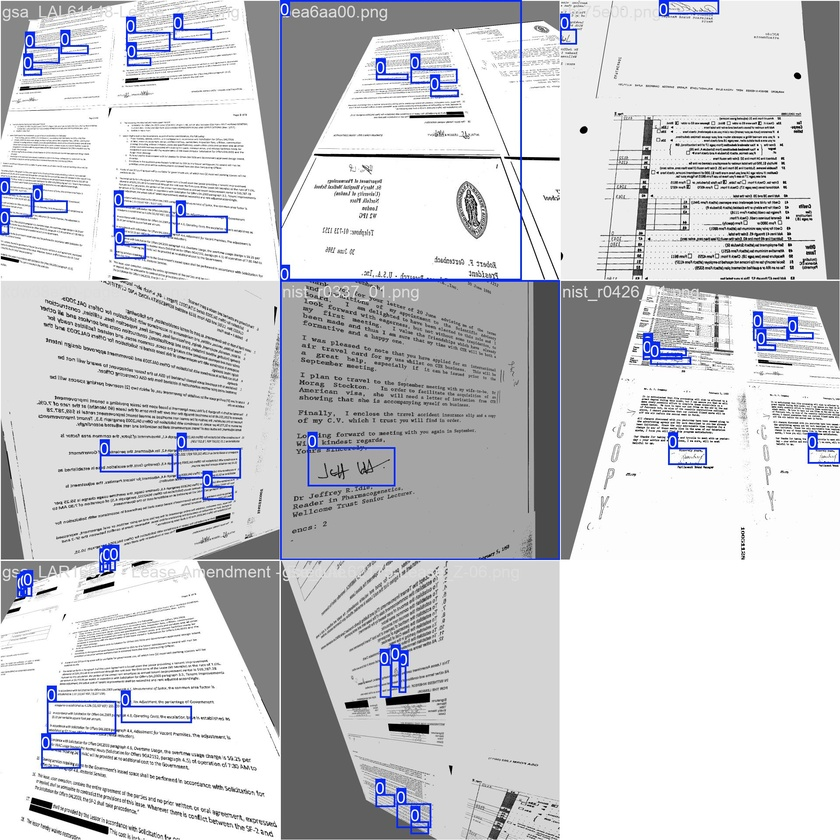
#> input picture runs/detect/train3/train_batch0.jpg, 840 x 840 px, shrunk from 1920 x 1920 before the run
$ python -i predict.py   (imports and definitions only)
#> lines starting #> are read from the running program, lines starting #| are printed output that depends on the picture; after the words box and inside, x2 and y2 are one past the last pixel; in counts of white or black regions, pixels touching at a corner belong together
from __future__ import annotations

import argparse
import base64
import io
import json
import os
from dataclasses import dataclass
from typing import Any, Dict, List, Tuple, Union

import numpy as np
import cv2
from PIL import Image
from ultralytics import YOLO


ImageInput = Union[str, bytes, Image.Image, np.ndarray]


@dataclass
class Detection:
    bbox_raw: List[float]
    bbox_padded: List[float]
    conf: float


# [52 lines left out: functions load_image, pad_bbox, not called in this run]


def clean_background(
    img: Image.Image,
    area_percentile: float = 50.0,
    color_clean: bool = False,
    hsv_clean: bool = False,
    hsv_h_min: int = 113,
    hsv_h_max: int = 156,
    hsv_s_min: int = 0,
    hsv_v_min: int = 7,
) -> Image.Image:
#> called with area_percentile = 50, color_clean = False, hsv_clean = False, hsv_h_min = 113, hsv_h_max = 156, hsv_s_min = 0, hsv_v_min = 7
    rgb = np.array(img)
    area_percentile = max(0.0, min(100.0, area_percentile))

    mask = None
    if hsv_clean:
        hsv = cv2.cvtColor(rgb, cv2.COLOR_RGB2HSV)
        h_min = max(0, min(179, int(hsv_h_min)))
        h_max = max(0, min(179, int(hsv_h_max)))
        s_min = max(0, min(255, int(hsv_s_min)))
        v_min = max(0, min(255, int(hsv_v_min)))
        if h_min <= h_max:
            lower = np.array([h_min, s_min, v_min], dtype=np.uint8)
            upper = np.array([h_max, 255, 255], dtype=np.uint8)
            mask = cv2.inRange(hsv, lower, upper).astype(np.uint8)
        else:
            lower1 = np.array([0, s_min, v_min], dtype=np.uint8)
            upper1 = np.array([h_max, 255, 255], dtype=np.uint8)
            lower2 = np.array([h_min, s_min, v_min], dtype=np.uint8)
            upper2 = np.array([179, 255, 255], dtype=np.uint8)
            mask1 = cv2.inRange(hsv, lower1, upper1).astype(np.uint8)
            mask2 = cv2.inRange(hsv, lower2, upper2).astype(np.uint8)
            mask = cv2.bitwise_or(mask1, mask2)

        h, w = rgb.shape[:2]
        min_pixels = max(10, int(0.001 * h * w))
        if np.count_nonzero(mask) < min_pixels:
            lower = np.array([0, s_min, v_min], dtype=np.uint8)
            upper = np.array([179, 255, 255], dtype=np.uint8)
            mask = cv2.inRange(hsv, lower, upper).astype(np.uint8)
    elif color_clean:
        lab = cv2.cvtColor(rgb, cv2.COLOR_RGB2LAB)
        data = lab.reshape((-1, 3)).astype(np.float32)
        criteria = (cv2.TERM_CRITERIA_EPS + cv2.TERM_CRITERIA_MAX_ITER, 40, 1.0)
        _, labels_k, centers = cv2.kmeans(data, 3, None, criteria, 5, cv2.KMEANS_PP_CENTERS)
        centers = centers.astype(np.float32)

        chroma = np.sqrt((centers[:, 1] - 128.0) ** 2 + (centers[:, 2] - 128.0) ** 2)
        if chroma.max() > 8.0:
            target = int(np.argmax(chroma))
            mask = (labels_k.reshape(lab.shape[:2]) == target).astype(np.uint8)

    if mask is None:
        gray = cv2.cvtColor(rgb, cv2.COLOR_RGB2GRAY)
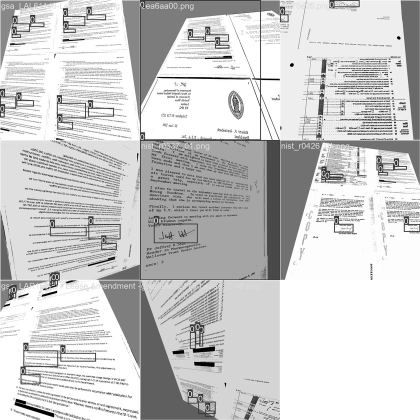
#> gray: shape (840, 840) (shown at 1/2 size); min 0, max 255, mean 204.1
        blur = cv2.GaussianBlur(gray, (3, 3), 0)
        _, bin_img = cv2.threshold(blur, 0, 255, cv2.THRESH_BINARY + cv2.THRESH_OTSU)
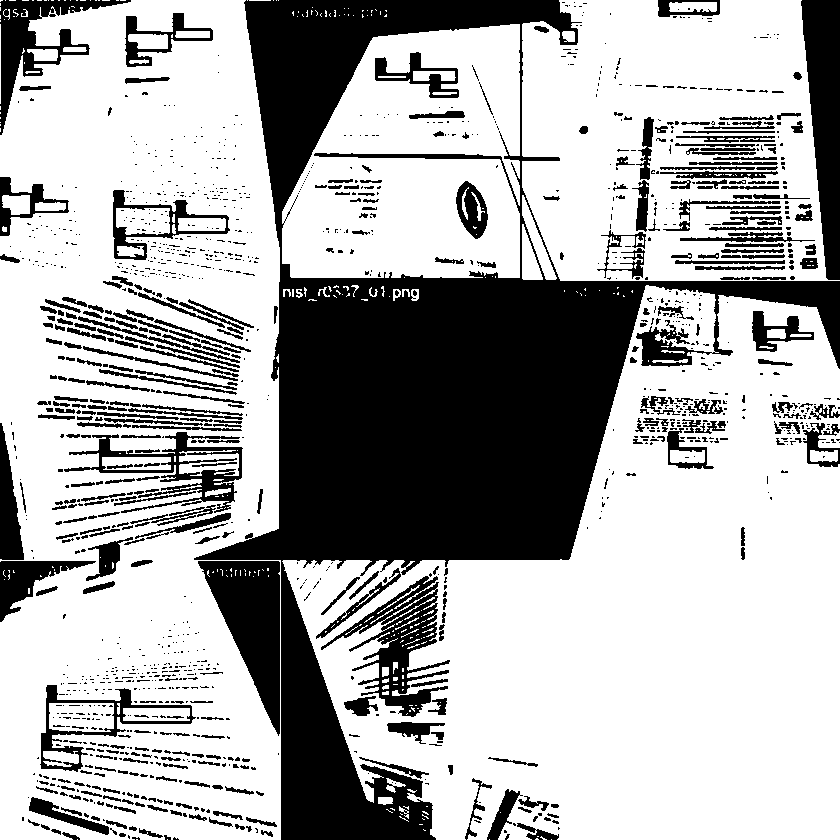
#> bin_img: shape (840, 840); 68.1% white; 1389 black regions (1005 under 20 px), largest, box (x1, y1, x2, y2) and area: (194, 0, 840, 840) 141392, (801, 0, 840, 280) 7342, (198, 561, 280, 736) 7278

        foreground = (bin_img == 0).astype(np.uint8)
        num_labels, labels, stats, _ = cv2.connectedComponentsWithStats(foreground, 8)
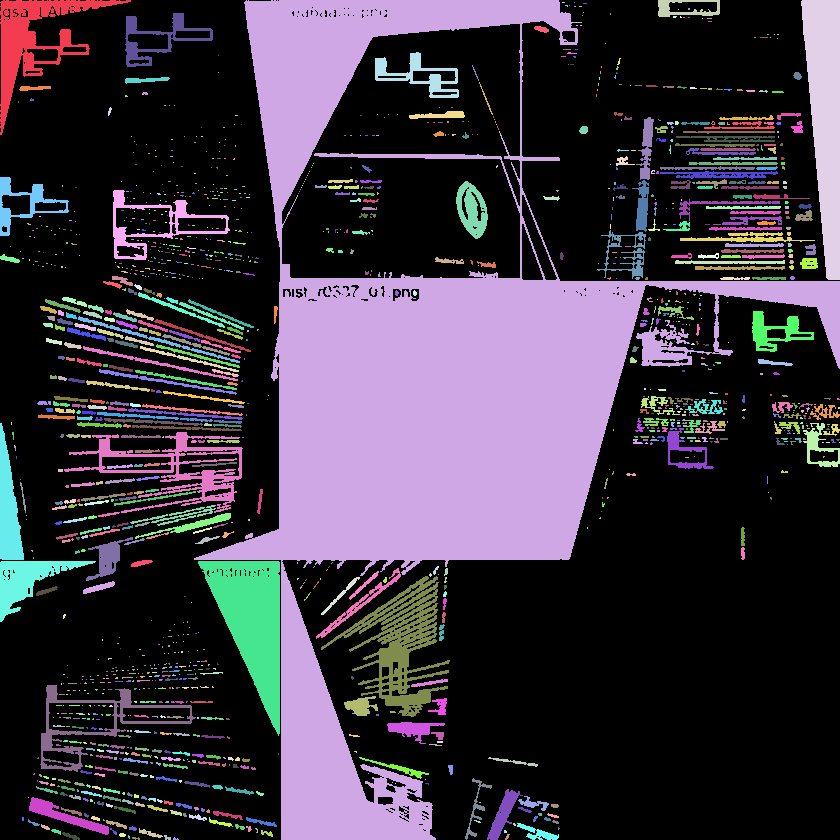
#> labels: shape (840, 840) int32; 1390 distinct labels, from 0 to 1389; one colour per label, 0 black
#> num_labels = 1390; stats = 1390 rows, first 6: [0, 0, 840, 840, 480633], [0, 0, 131, 135, 4313], [194, 0, 646, 840, 141392], [658, 0, 62, 17, 514], [801, 0, 39, 280, 7342], [562, 2, 3, 1, 3]
        if num_labels <= 2:
            return Image.fromarray(rgb)

        areas = stats[1:, cv2.CC_STAT_AREA].astype(np.float32)
#> areas = 1389 values, max 141392 at index 1, min 1 at index 5, mean 162
        thresh = max(12.0, float(np.percentile(areas, area_percentile)))
#> thresh = 12
        keep_labels = {i + 1 for i, area in enumerate(areas) if area > thresh}
#> keep_labels = 475 items
        mask = np.isin(labels, list(keep_labels))
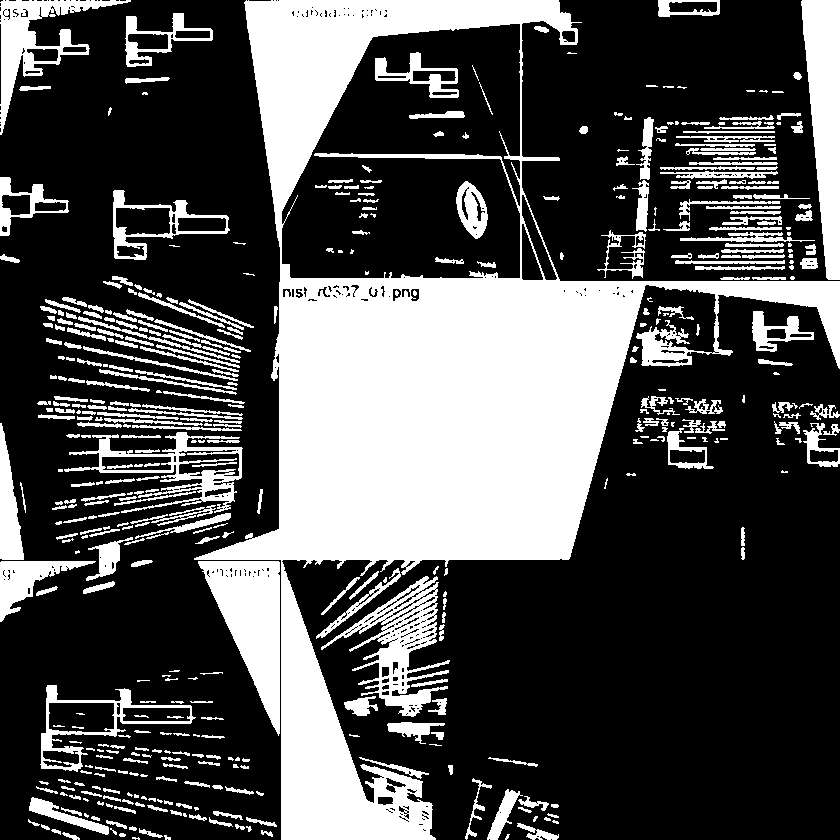
#> mask: shape (840, 840) bool; 31.4% white; 475 white regions (91 under 20 px), largest, box (x1, y1, x2, y2) and area: (194, 0, 840, 840) 141392, (801, 0, 840, 280) 7342, (198, 561, 280, 736) 7278
    else:
        kernel = np.ones((3, 3), np.uint8)
        mask = cv2.morphologyEx(mask, cv2.MORPH_CLOSE, kernel)
        mask = cv2.morphologyEx(mask, cv2.MORPH_OPEN, kernel)
        num_labels, labels, stats, _ = cv2.connectedComponentsWithStats(mask, 8)
        if num_labels <= 1:
            return Image.fromarray(rgb)

        areas = stats[1:, cv2.CC_STAT_AREA].astype(np.float32)
        thresh = max(12.0, float(np.percentile(areas, area_percentile)))
        keep_labels = {i + 1 for i, area in enumerate(areas) if area > thresh}
        mask = np.isin(labels, list(keep_labels))

    out = np.full_like(rgb, 255, dtype=np.uint8)
    out[mask] = rgb[mask]
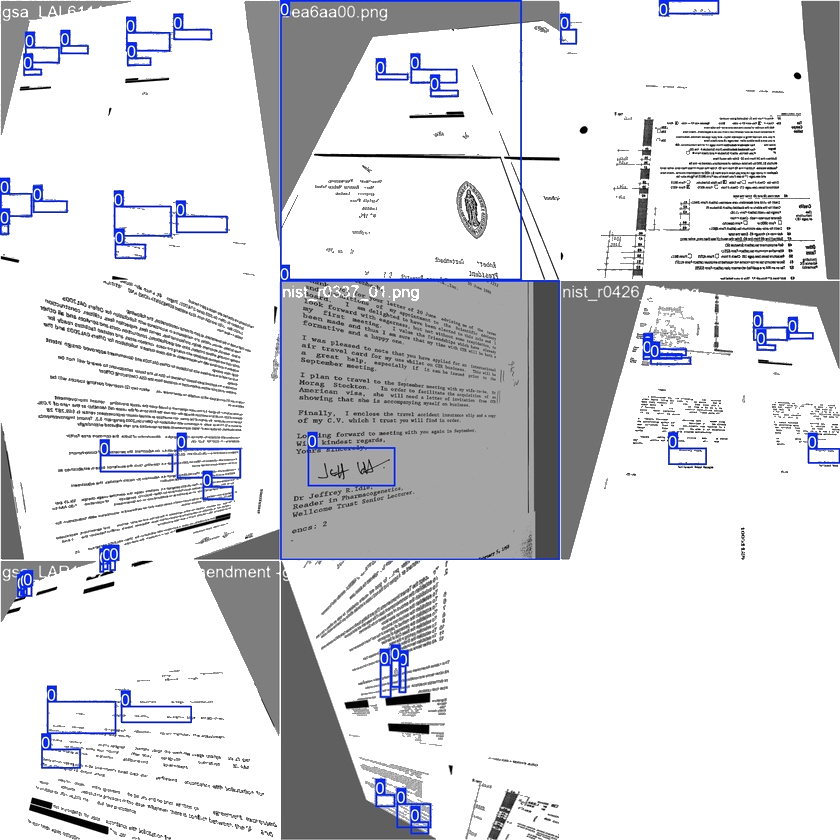
#> out: shape (840, 840, 3); mean R, G, B 215.2, 215.8, 219.3
    return Image.fromarray(out)


# [119 lines left out: functions predict, crop_and_clean, main, not called in this run]


# [2 lines not run here, left out]

>>> import cv2
>>> picture = cv2.cvtColor(cv2.imread('runs/detect/train3/train_batch0.jpg'), cv2.COLOR_BGR2RGB)
>>> result = clean_background(picture)

$ run again, on runs/detect/train3/train_batch19890.jpg
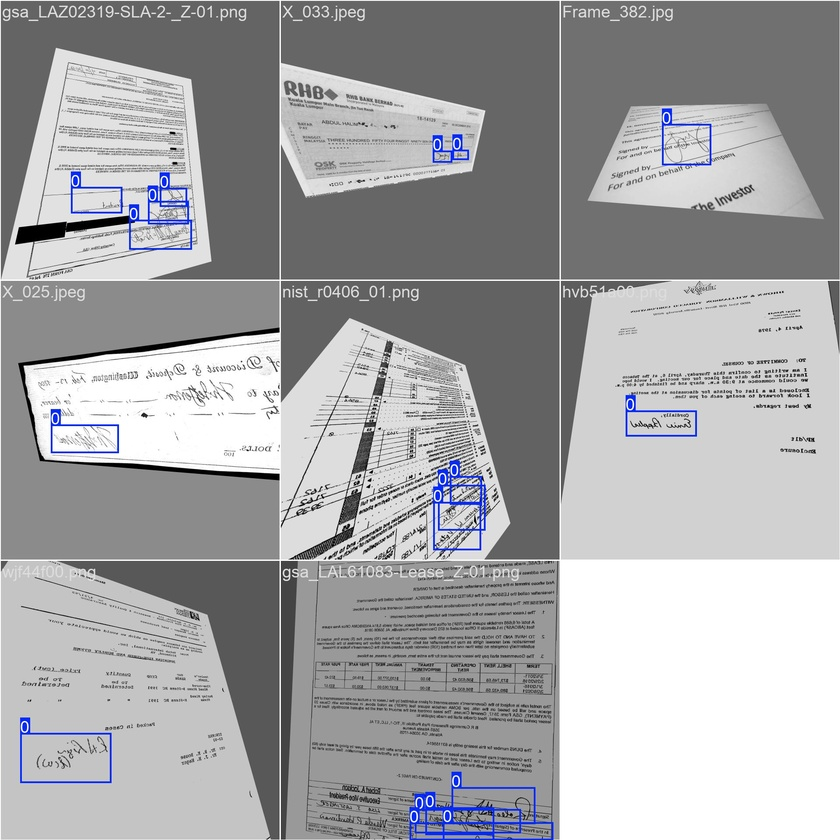
#> input picture runs/detect/train3/train_batch19890.jpg, 840 x 840 px, shrunk from 1920 x 1920 before the run
#> bin_img: shape (840, 840); 48% white; 262 white regions (168 under 20 px), largest, box (x1, y1, x2, y2) and area: (0, 0, 840, 840) 306705, (589, 105, 811, 217) 15336, (23, 735, 109, 781) 3525
#> in clean_background, `num_labels, labels, stats, _ = cv2.connectedComponentsWithStats(foregr..`:
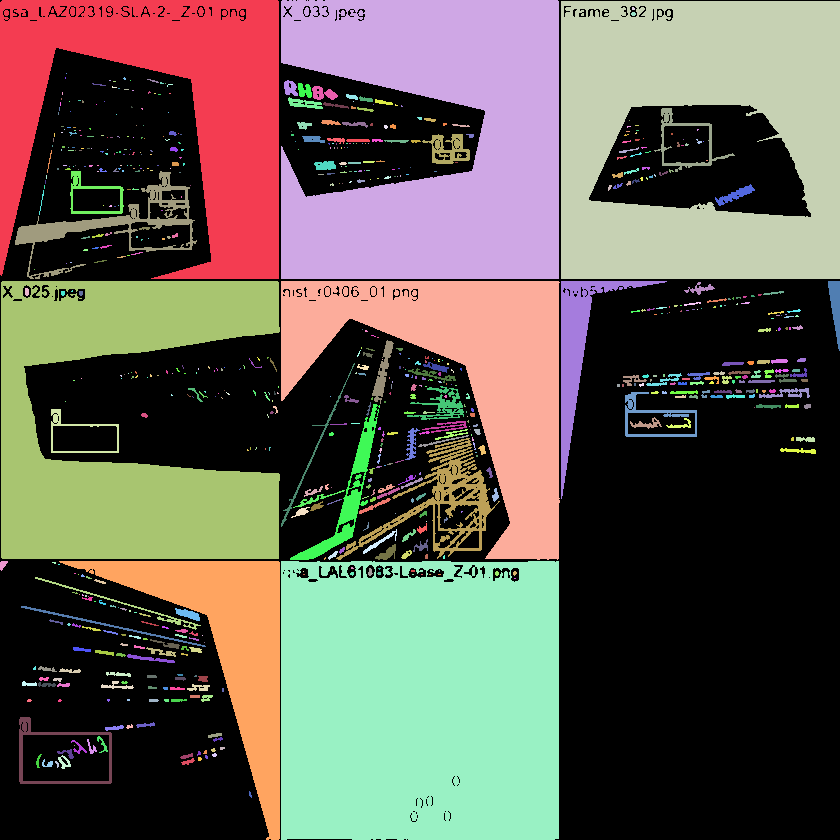
#> labels: shape (840, 840) int32; 725 distinct labels, from 0 to 724; one colour per label, 0 black
#> num_labels = 725; stats = 725 rows, first 6: [0, 0, 840, 840, 338522], [0, 0, 279, 279, 40172], [281, 0, 278, 279, 58354], [561, 1, 279, 278, 58770], [632, 7, 3, 3, 8], [631, 12, 5, 4, 16]
#> areas = 724 values, max 75910 at index 601, min 1 at index 5, mean 507
#> thresh = 12
#> keep_labels = 283 items
#> mask: shape (840, 840) bool; 51.8% white; 262 black regions (168 under 20 px), largest, box (x1, y1, x2, y2) and area: (0, 0, 840, 840) 308252, (589, 105, 811, 217) 15421, (23, 735, 109, 781) 3526
#> in clean_background, `out[mask] = rgb[mask]`:
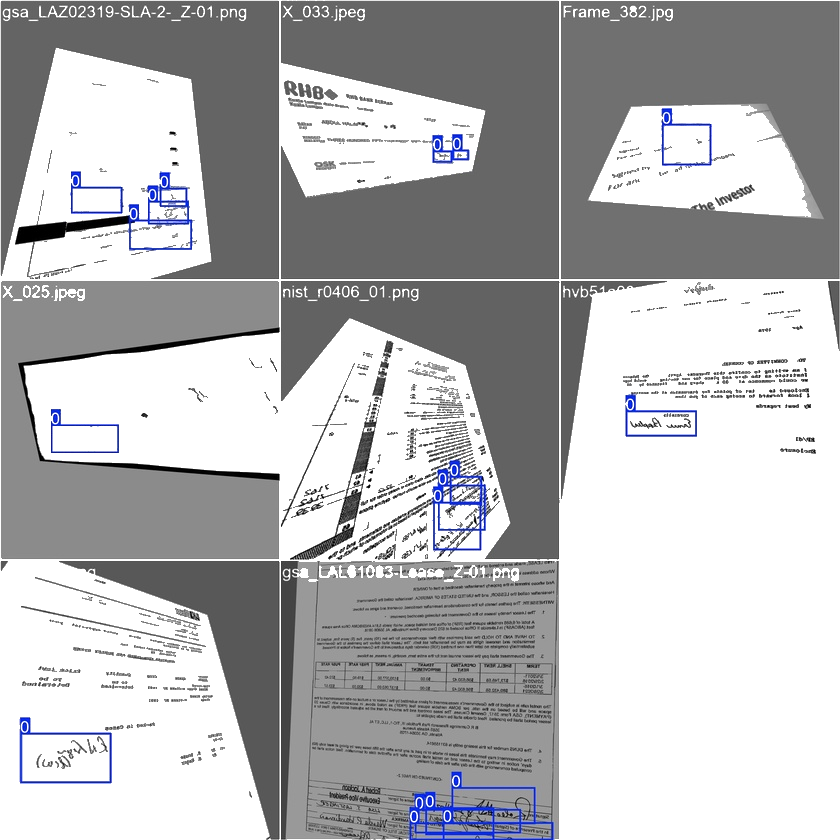
#> out: shape (840, 840, 3); mean R, G, B 182, 182.3, 184

$ run again, on runs/detect/train3/train_batch19891.jpg
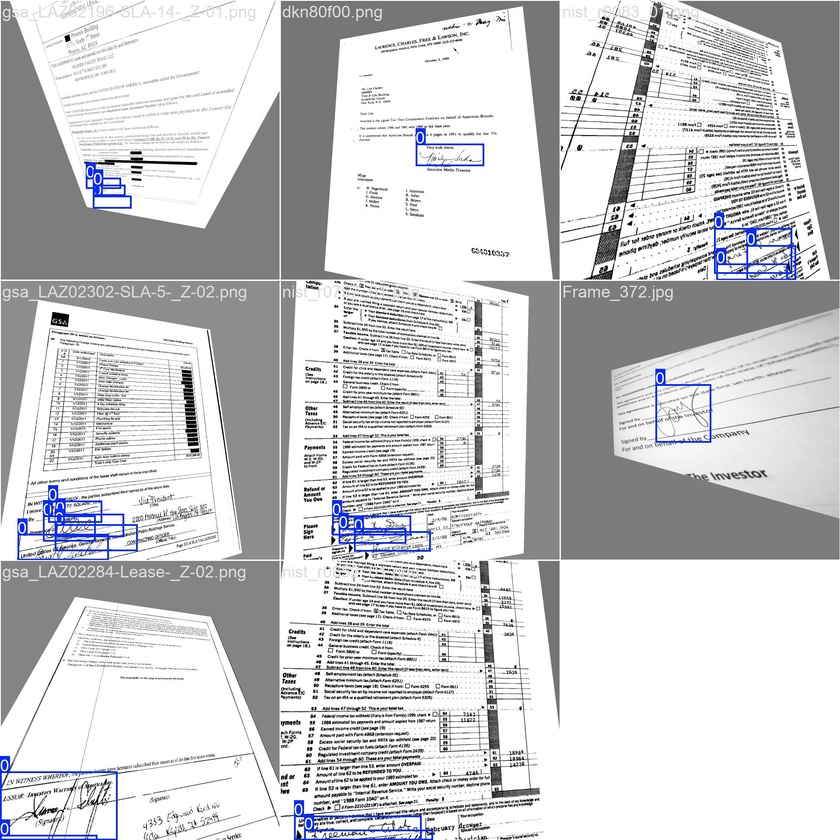
#> input picture runs/detect/train3/train_batch19891.jpg, 840 x 840 px, shrunk from 1920 x 1920 before the run
#> bin_img: shape (840, 840); 64.1% white; 1511 black regions (957 under 20 px), largest, box (x1, y1, x2, y2) and area: (281, 0, 840, 560) 78889, (0, 0, 280, 280) 34128, (0, 485, 305, 787) 27788
#> in clean_background, `num_labels, labels, stats, _ = cv2.connectedComponentsWithStats(foregr..`:
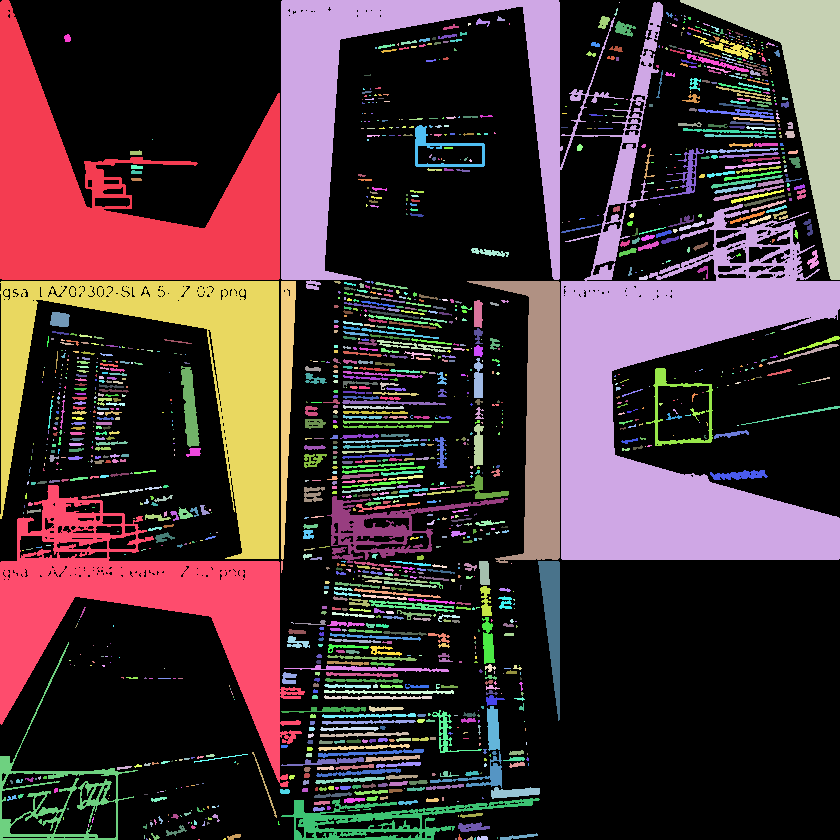
#> labels: shape (840, 840) int32; 1512 distinct labels, from 0 to 1511; one colour per label, 0 black
#> num_labels = 1512; stats = 1512 rows, first 6: [0, 0, 840, 840, 452105], [0, 0, 280, 280, 34128], [281, 0, 559, 560, 78889], [680, 0, 160, 280, 12945], [619, 2, 1, 1, 1], [614, 8, 4, 8, 13]
#> areas = 1511 values, max 78889 at index 1, min 1 at index 3, mean 167.8
#> thresh = 12
#> keep_labels = 735 items
#> in clean_background, `out[mask] = rgb[mask]`:
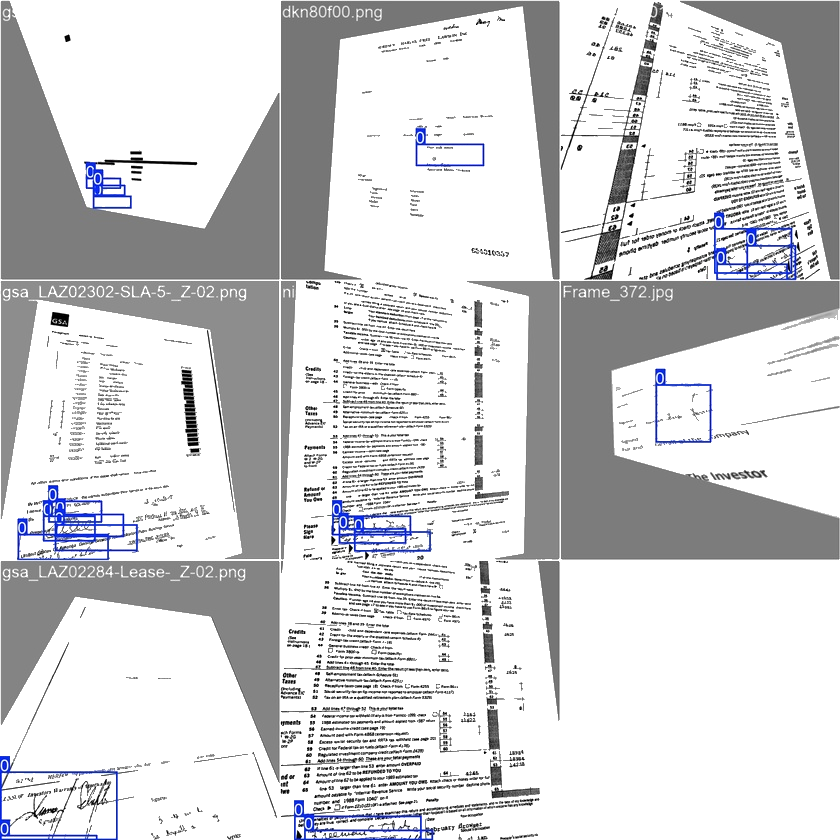
#> out: shape (840, 840, 3); mean R, G, B 209.6, 209.9, 211.7
